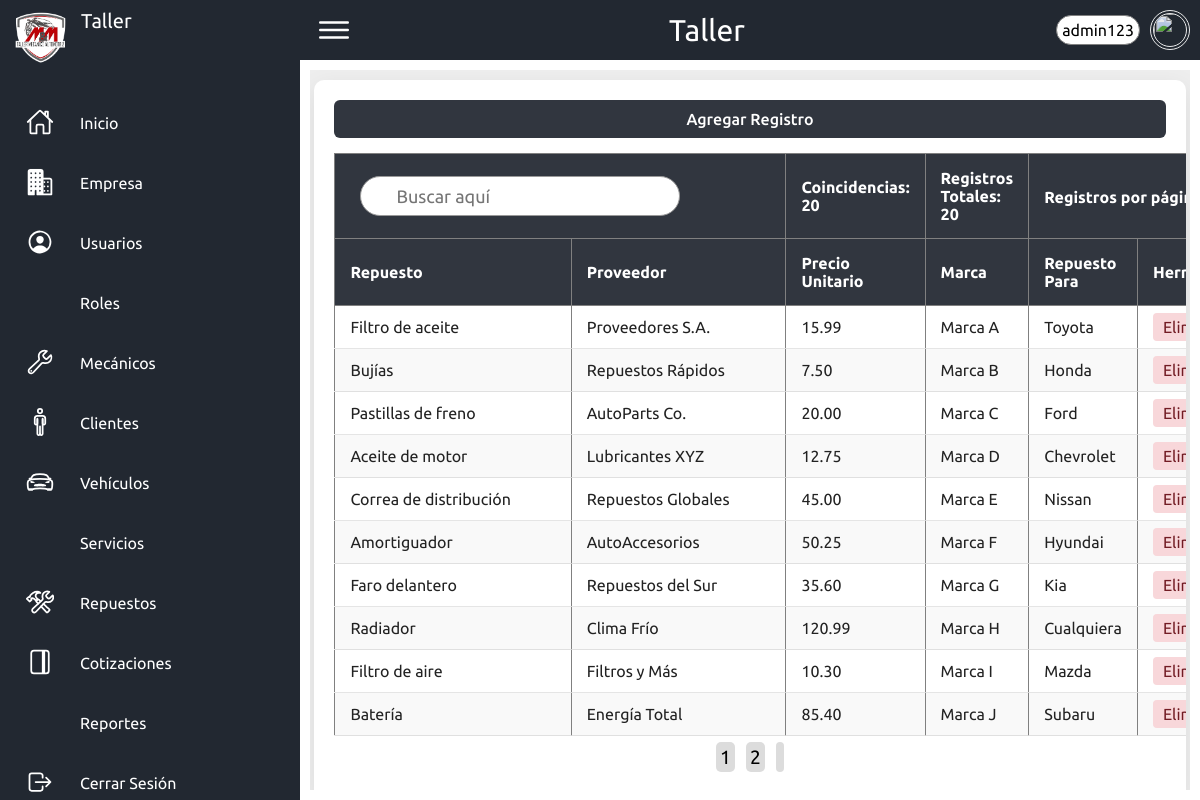
Page /paginas/repuestos.php (signed in) on the committed database.
### tables this page shows
CREATE TABLE `empresa` (
  `id_empresa` int(11) NOT NULL,
  `nombre` varchar(50) NOT NULL,
  `celular` varchar(9) DEFAULT '0000-0000',
  `fijo` varchar(9) DEFAULT '0000-0000',
  `direccion` text NOT NULL DEFAULT 'Sin Información',
  `logo` text DEFAULT '../img/logos/logo.png',
  `correo` varchar(75) DEFAULT 'correo@gmail.com',
  `slogan` text DEFAULT 'Sin Información'
);

CREATE TABLE `repuestos` (
  `id_repuesto` int(11) NOT NULL,
  `nombre_repuesto` varchar(75) NOT NULL,
  `proveedor` varchar(50) DEFAULT NULL,
  `precio_unitario` decimal(10,2) NOT NULL,
  `marca` varchar(50) DEFAULT NULL,
  `para` varchar(75) DEFAULT 'Cualquiera'
);

### sesiones/sesionstart.php (called while the page is built, shortened)
<?php
if ($_SESSION['nivel']<=2) {
    $clase="basic";
}elseif ($_SESSION['nivel']>=3 AND $_SESSION['nivel']<5) {
    $clase="medium";
}elseif ($_SESSION['nivel']==5) {
     $clase="premium";
}
 ?>

### database/extrasConsultas.php (called while the page is built, shortened)
<?php
function obtenerEmpresa() {
	$llave=conectarse();
	$sql = "SELECT * FROM empresa";
	$ejecutarConsulta = $llave->query($sql);
	$datos=$ejecutarConsulta->fetch_assoc();
	return $datos;
}
 ?>

### database/repuestosConsultas.php (the view, shortened to what this page needs)
	<?php
function mostrarRepuestos($clase, $limite, $inicio) {
    $llave = conectarse();
    $buscar = isset($_SESSION['buscar']) ? $_SESSION['buscar'] : '';
    $consultaTotal = "SELECT COUNT(*) as total FROM repuestos WHERE nombre_repuesto LIKE '%$buscar%'";
    $resultadoTotal = $llave->query($consultaTotal);
    $totalRegistros = $resultadoTotal->fetch_assoc()['total'];
    $consultaTotal2 = "SELECT COUNT(*) as total FROM repuestos";
    $resultadoTotal2 = $llave->query($consultaTotal2);
    $totalRegistros2 = $resultadoTotal2->fetch_assoc()['total'];
    $consulta = "SELECT * FROM repuestos WHERE nombre_repuesto LIKE '%$buscar%' LIMIT $inicio, $limite";
    $ejecutarConsulta = $llave->query($consulta);
    ?>
    <div class="table-container">
        <a href='repuestos.php?forminsert=si'><button class='btn-add <?php echo $clase ?>'>Agregar Registro</button></a>
        <table border="1" class="styled-table">
        	<thead class="<?php echo $clase ?>">
        		<tr>
        			<th colspan="2">
        				<div class="search">
        					<form method="POST">
						        <label>
						            <input type="text" id="buscar" name="buscar" placeholder="Buscar aquí" onkeyup="buscarDinamico(this.value)" on>
						            <ion-icon name="search-outline"></ion-icon>
						        </label>
        					</form>
					    </div>
					</th>
					<th>
						<span>Coincidencias: <?php echo $totalRegistros; ?></span>
        			</th>
        			<th>
        				<span>Registros Totales: <?php echo $totalRegistros2; ?></span>
        			</th>
        			<th colspan="7">
        				<form method="POST" action="#">
						    <label for="limite">Registros por página:</label>
						</form>
        			</th>
        		</tr>
        	</thead>
            <thead class="<?php echo $clase ?>">
                <tr>
                    <th>Repuesto</th>
                    <th>Proveedor</th>
                    <th>Precio Unitario</th>
                    <th>Marca</th>
                    <th>Repuesto Para</th>
                    <th colspan="4">Herramientas</th>
                </tr>
            </thead>
            <tbody>
            <?php
            while ($datos = $ejecutarConsulta->fetch_assoc()) {
                echo "
                    <tr>
                        <td>" . htmlspecialchars($datos["nombre_repuesto"]) . "</td>
                        <td>" . htmlspecialchars($datos["proveedor"]) . "</td>
                        <td>" . htmlspecialchars($datos["precio_unitario"]) . "</td>
                        <td>" . htmlspecialchars($datos["marca"]) . "</td>
                        <td>" . htmlspecialchars($datos["para"]) . "</td>"
                        ;
			            if ($_SESSION['nivel'] == 5) {
			      			echo  "<td><a class='btn-delete' href='#' onclick='confirmarEliminacion(" . $datos["id_repuesto"] . ")'>Eliminar</a></td>";
	                    }
		           	echo "<td><a class='btn-edit' href='repuestos.php?forminsert=si&&actualizar=si&&id=" . $datos["id_repuesto"] . "'>Editar</a></td></tr>";
            }
            ?>
            </tbody>
        </table>
        <div id="paginador">
            <?php
            $totalPaginas = ceil($totalRegistros / $limite);
            $pagActual = isset($_GET['pagina']) ? (int)$_GET['pagina'] : 1;
            $rango = 4;
            $inicio = max(1, $pagActual - $rango);
            $fin = min($totalPaginas, $pagActual + $rango);
            for ($i = $inicio; $i <= $fin; $i++) {
			    if ($i == $pagActual) {
			        echo "<a href='repuestos.php?pagina=$i' class='btn-pagina $clase active'>$i</a>";
			    } else {
			        echo "<a href='repuestos.php?pagina=$i' class='btn-pagina $clase'>$i</a>";
			    }
			}
            if ($pagActual < $totalPaginas) {
			    echo "<a href='repuestos.php?pagina=$totalPaginas' class='btn-pagina $clase'><iconify-icon icon='octicon:move-to-end-16'></iconify-icon></a>";
			}
            ?>
        </div>
    </div>
    <?php
}
 ?>

### paginas/repuestos.php (shortened to what this page needs)
<?php
include_once '../database/repuestosConsultas.php';
include_once '../sesiones/sesionstart.php';
$pagina='repuestos';
$llave = conectarse();
$consultaTotal = "SELECT COUNT(*) as total FROM repuestos";
$resultadoTotal = $llave->query($consultaTotal);
$totalRegistros = $resultadoTotal->fetch_assoc()['total'];
$limite = isset($_SESSION['limite']) ? $_SESSION['limite'] : 10;
$totalPaginas = ceil($totalRegistros / $limite);
if (isset($_GET['pagina'])) {
    $pagina = (int)$_GET['pagina'];
    if ($pagina < 1) {
        header("Location: repuestos.php?pagina=1");
        exit;
    }
    if ($pagina > $totalPaginas) {
        header("Location: repuestos.php?pagina=$totalPaginas");
        exit;
    }
} else {
    $pagina = 1;
}
?>
<!DOCTYPE html>
<html>
<head>
    <link rel="stylesheet" href="../estilos/style.css">
</head>
<body>
    <?php include '../complementos/sidebar.php'; ?>
    <div class="main">
        <?php include '../complementos/topbar.php'; ?>
        <div class="content">
            <div id="lista-items">
                <?php
					$inicio = ($pagina > 1) ? ($pagina * $limite) - $limite : 0;
					mostrarRepuestos($clase,$limite,$inicio);
                ?>
            </div>
        </div>
    </div>
</body>
</html>

### complementos/sidebar.php (shortened to what this page needs)
<?php
   include '../database/extrasConsultas.php';
   $datos=obtenerEmpresa();
?>
   <div class="container">
       <div class="navigation <?php echo "$clase";?>">
           <ul>
               <li>
                   <a href="index.php" data-page="index">
                       <span class="icon">
                           <img src="<?php echo $datos['logo']; ?>">
                       </span>
                       <span class="title name"><?php echo $datos['nombre']; ?></span>
                   </a>
               </li>
               <li>
                   <a href="index.php" data-page="index">
                       <span class="icon">
                           <ion-icon name="home-outline"></ion-icon>
                       </span>
                       <span class="title">Inicio</span>
                   </a>
               </li>
                <?php
                   if ($_SESSION['nivel']==5) {
               ?>
                       <li>
                           <a href="empresa.php" data-page="customers">
                               <span class="icon">
                                   <ion-icon name="business"></ion-icon>
                               </span>
                               <span class="title">Empresa</span>
                           </a>
                       </li>
               <?php
                   }
               ?>
               <?php
                   if ($_SESSION['nivel']>2) {
                      ?>
                       <li class="<?php $claseAcceso = (isset($_SESSION['accesos']['usuarios']) && $_SESSION['accesos']['usuarios'] == 1) ? 'notaccess' : ''; echo $claseAcceso;?>">
                           <a href="usuarios.php" data-page="customers">
                               <span class="icon">
                                   <ion-icon name="person-circle-outline"></ion-icon>
                               </span>
                               <span class="title">Usuarios</span>
                           </a>
                       </li>
                        <?php
                       if ($_SESSION['nivel']==5) {
                           ?>
                       <li>
                           <a href="roles.php" data-page="customers">
                               <span class="icon">
                               </span>
                               <span class="title">Roles</span>
                           </a>
                       </li>
                      <?php
                       }
                   }
                ?>
               <li class="<?php $claseAcceso = (isset($_SESSION['accesos']['mecanicos']) && $_SESSION['accesos']['mecanicos'] == 1) ? 'notaccess' : ''; echo $claseAcceso;?>">
                   <a href="mecanicos.php" data-page="customers">
                       <span class="icon">
                           <ion-icon name="build-outline"></ion-icon>
                       </span>
                       <span class="title">Mecánicos</span>
                   </a>
               </li>
               <li class="<?php $claseAcceso = (isset($_SESSION['accesos']['clientes']) && $_SESSION['accesos']['clientes'] == 1) ? 'notaccess' : ''; echo $claseAcceso;?>">
                   <a href="clientes.php" data-page="messages">
                       <span class="icon">
                           <ion-icon name="man-outline"></ion-icon>
                       </span>
                       <span class="title">Clientes</span>
                   </a>
               </li>
               <li class="<?php $claseAcceso = (isset($_SESSION['accesos']['vehiculos']) && $_SESSION['accesos']['vehiculos'] == 1) ? 'notaccess' : ''; echo $claseAcceso;?>">
                   <a href="vehiculos.php" data-page="help">
                       <span class="icon">
                           <ion-icon name="car-sport-outline"></ion-icon>
                       </span>
                       <span class="title">Vehículos</span>
                   </a>
               </li>
               <li class="<?php $claseAcceso = (isset($_SESSION['accesos']['servicios']) && $_SESSION['accesos']['servicios'] == 1) ? 'notaccess' : ''; echo $claseAcceso;?>">
                   <a href="servicios.php" data-page="settings">
                       <span class="icon">
                       </span>
                       <span class="title">Servicios</span>
                   </a>
               </li>
               <li class="<?php $claseAcceso = (isset($_SESSION['accesos']['repuestos']) && $_SESSION['accesos']['repuestos'] == 1) ? 'notaccess' : ''; echo $claseAcceso;?>">
                   <a href="repuestos.php" data-page="password">
                       <span class="icon">
                           <ion-icon name="construct-outline"></ion-icon>
                       </span>
                       <span class="title">Repuestos</span>
                   </a>
               </li>
               <li class="<?php $claseAcceso = (isset($_SESSION['accesos']['cotizaciones']) && $_SESSION['accesos']['cotizaciones'] == 1) ? 'notaccess' : ''; echo $claseAcceso;?>">
                   <a href="cotizaciones.php" data-page="password">
                       <span class="icon">
                           <ion-icon name="journal-outline"></ion-icon>
                       </span>
                       <span class="title">Cotizaciones</span>
                   </a>
               </li>
               <li class="<?php $claseAcceso = (isset($_SESSION['accesos']['reportes']) && $_SESSION['accesos']['reportes'] == 1) ? 'notaccess' : ''; echo $claseAcceso;?>">
                   <a href="reportes.php" data-page="password">
                       <span class="icon">
                       </span>
                       <span class="title">Reportes</span>
                   </a>
               </li>
               <li>
                   <a href="../sesiones/sesionclose.php?salir=0">
                       <span class="icon">
                           <ion-icon name="log-out-outline"></ion-icon>
                       </span>
                       <span class="title">Cerrar Sesión</span>
                   </a>
               </li>
           </ul>
       </div>
   </div>

### complementos/topbar.php (shortened to what this page needs)
<div class="topbar <?php
    if ($_SESSION['nivel']<=2) {
        $clase="basic";
    }elseif ($_SESSION['nivel']>=3 AND $_SESSION['nivel']<5) {
        $clase="medium";
    }elseif ($_SESSION['nivel']==5) {
         $clase="premium";
    }echo "$clase";?>">
    <div class="toggle">
        <ion-icon name="menu-outline" style="color: #FFFFFF;"></ion-icon>
    </div>
    <div class='logo-center'>
        <span class='title'><?php echo $datos['nombre'] ?></span>
    </div>
    <div class="user">
        <label for="user-menu-toggle">
            <span class="user-text"><?php echo $_SESSION['username'] ?></span>
            <img src="<?php echo $_SESSION['foto'] ?>" alt="">
        </label>
    </div>
</div>

### rows in the picture
empresa: logo (picture), nombre "Taller"
repuestos: nombre_repuesto "Filtro de aceite", proveedor "Proveedores S.A.", precio_unitario "15.99", marca "Marca A", para "Toyota"
repuestos: nombre_repuesto "Bujías", proveedor "Repuestos Rápidos", precio_unitario "7.50", marca "Marca B", para "Honda"
repuestos: nombre_repuesto "Pastillas de freno", proveedor "AutoParts Co.", precio_unitario "20.00", marca "Marca C", para "Ford"
repuestos: nombre_repuesto "Aceite de motor", proveedor "Lubricantes XYZ", precio_unitario "12.75", marca "Marca D", para "Chevrolet"
repuestos: nombre_repuesto "Correa de distribución", proveedor "Repuestos Globales", precio_unitario "45.00", marca "Marca E", para "Nissan"
repuestos: nombre_repuesto "Amortiguador", proveedor "AutoAccesorios", precio_unitario "50.25", marca "Marca F", para "Hyundai"
repuestos: nombre_repuesto "Faro delantero", proveedor "Repuestos del Sur", precio_unitario "35.60", marca "Marca G", para "Kia"
repuestos: nombre_repuesto "Radiador", proveedor "Clima Frío", precio_unitario "120.99", marca "Marca H", para "Cualquiera"
repuestos: nombre_repuesto "Filtro de aire", proveedor "Filtros y Más", precio_unitario "10.30", marca "Marca I", para "Mazda"
repuestos: nombre_repuesto "Batería", proveedor "Energía Total", precio_unitario "85.40", marca "Marca J", para "Subaru"

### other values in the picture
$_SESSION['username'] "admin123"
$totalRegistros "20"
$totalRegistros2 "20"
